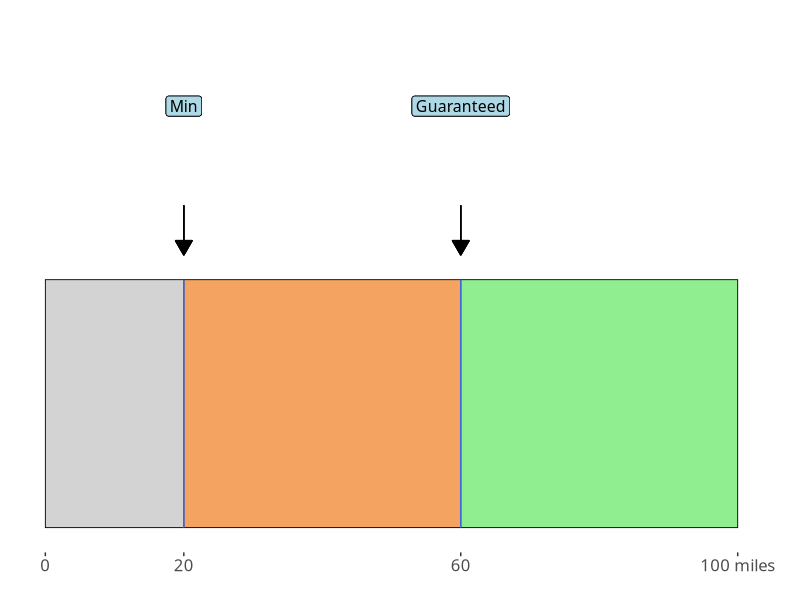
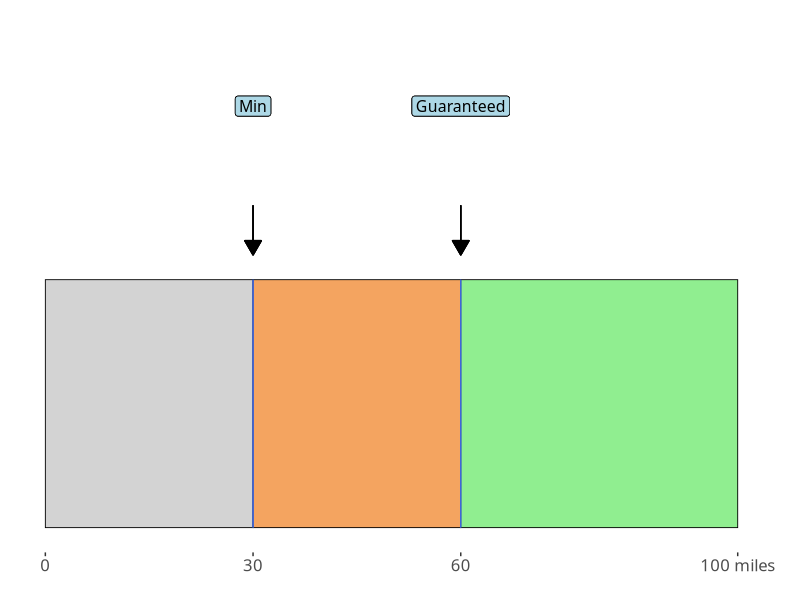
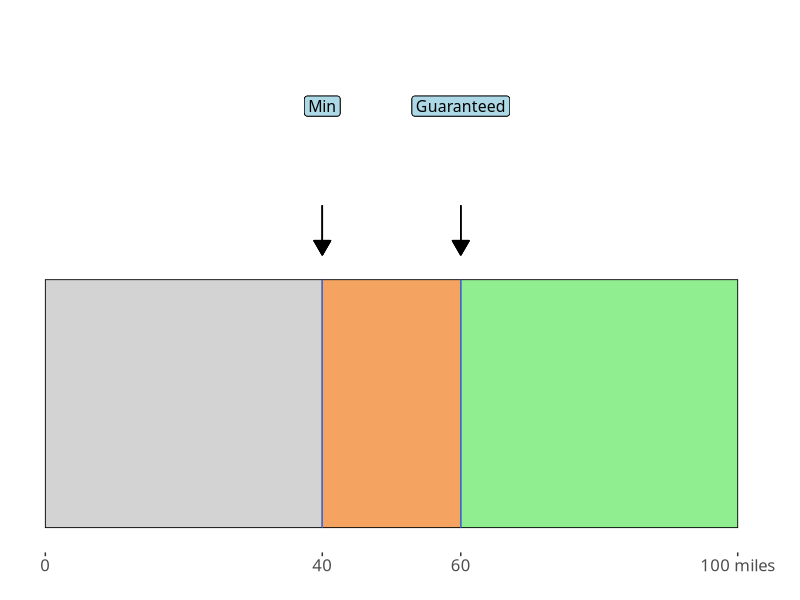
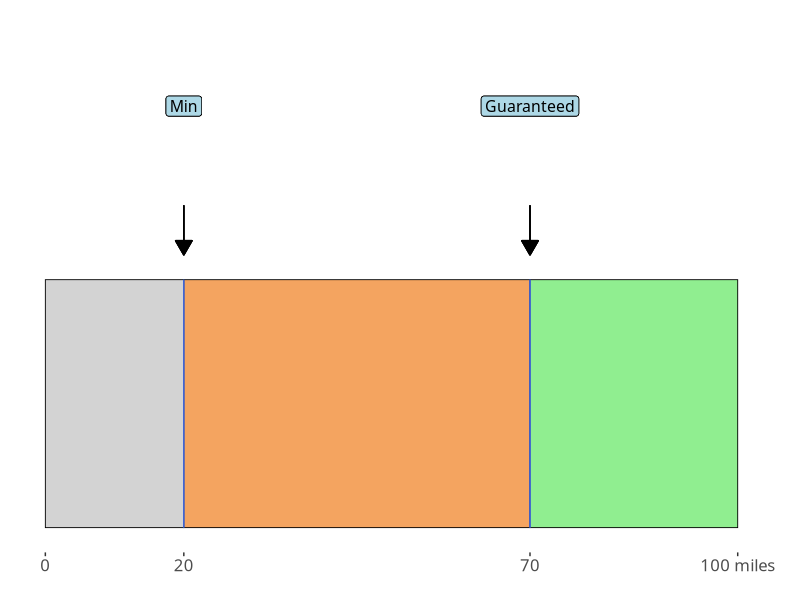
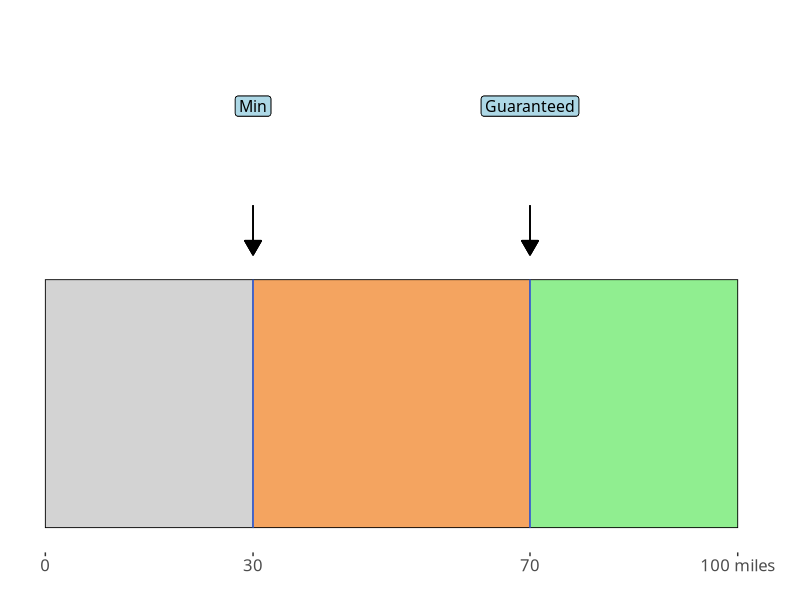
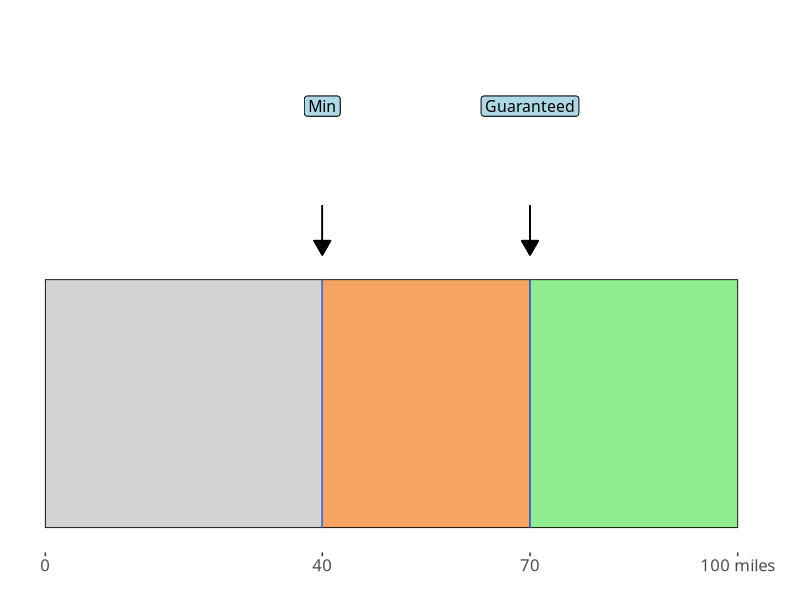
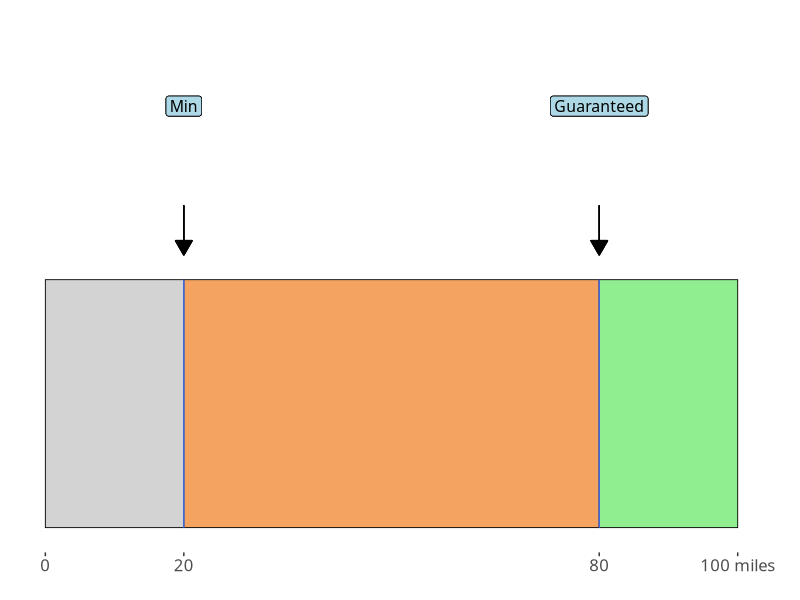
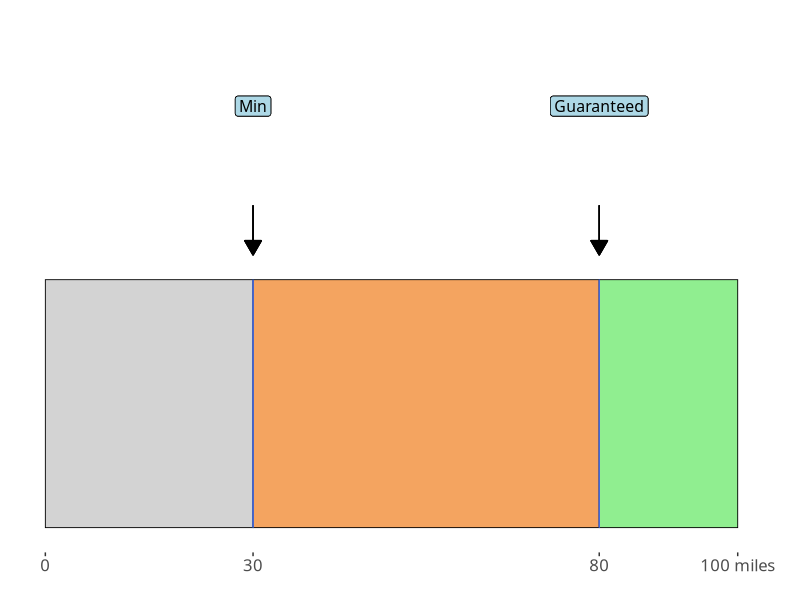

Generate these figures, in order, with R: (Note: this script raises an error after producing the figures.)
library(tidyverse)
library(here)

# Define the function
generate_plot <- function(user_rng, guar_thre, min_thre) {
    
    # Thresholds
    threshold <- data.frame(
        xmin = c(0, min_thre, guar_thre),
        xmax = c(min_thre, guar_thre, user_rng),
        ymin = 0,
        ymax = 0.1,
        fill = c("lightgrey", "sandybrown", "lightgreen")
    )
    
    # Plot
    battery_plot <- ggplot(threshold,
                           aes(xmin = xmin, xmax = xmax,
                               ymin = ymin, ymax = ymax,
                               fill = fill)) +
        
        geom_rect(color = "black", linewidth = 0.3) +
        
        geom_segment(
            aes(x = min_thre, xend = min_thre, y = 0, yend = 0.1),
            color = "royalblue", size = 0.3
        ) +
        geom_segment(
            aes(x = guar_thre, xend = guar_thre, y = 0, yend = 0.1),
            color = "royalblue", size = 0.3
        ) +
        
        geom_label(
            aes(x = min_thre, y = 0.17, label = "Min"),
            label.padding = unit(0.2, "lines"),
            size = 4, hjust = 0.5, family = "Ubuntu", fill = "lightblue"
        ) +
        geom_label(
            aes(x = guar_thre, y = 0.17, label = "Guaranteed"),
            label.padding = unit(0.2, "lines"),
            size = 4, hjust = 0.5, family = "Ubuntu", fill = "lightblue"
        ) +    
        
        geom_segment(
            aes(x = min_thre, xend = min_thre, y = 0.11, yend = 0.13),
            arrow = arrow(length = unit(0.03, "npc"),
                          type = "closed", ends = "first")
        ) +
        geom_segment(
            aes(x = guar_thre, xend = guar_thre, y = 0.11, yend = 0.13),
            arrow = arrow(length = unit(0.03, "npc"),
                          type = "closed", ends = "first")
        ) +
        
        scale_fill_identity() +
        scale_x_continuous(
            breaks = c(0, min_thre, guar_thre, user_rng),
            labels = c(0, min_thre, guar_thre, paste(user_rng, "miles"))
        ) +
        labs(x = "", y = "") +
        coord_cartesian(ylim = c(0, 0.2)) +
        theme_bw(base_family = "Ubuntu") +
        theme(legend.position = "none",
              axis.text.x = element_text(size = 12),
              axis.title.y = element_blank(),
              axis.text.y = element_blank(),
              axis.ticks.y = element_blank(),
              panel.border = element_blank(),
              panel.grid = element_blank(),
              plot.margin = margin(5, 20, 5, 5))
    
    # Save
    plot_name <- paste0("u_", user_rng,
                        "_g_", guar_thre,
                        "_m_", min_thre, ".png")
    ggsave(filename = here("project", "battery_smc", plot_name),
           plot = battery_plot, width = 4, height = 4 * 0.3, units = "in")
}

# Call the function to generate every possible combination
user_rng_vals <- seq(100, 600, by = 50)
guar_pct <- c(0.60, 0.70, 0.80)
min_pct <- c(0.20, 0.30, 0.40)

for (user_rng in user_rng_vals) {
    for (guar_p in guar_pct) {
        for (min_p in min_pct) {
            guar_thre <- round((user_rng * guar_p) / 5) * 5
            min_thre <- round((user_rng * min_p) / 5) * 5
            generate_plot(user_rng, guar_thre, min_thre)
        }
    }
}
